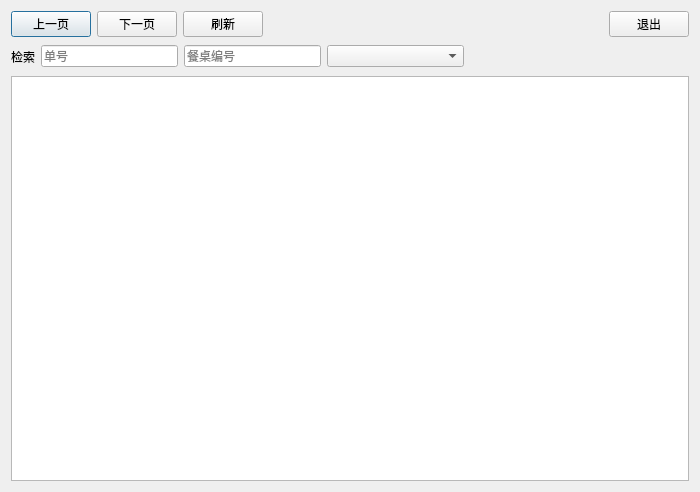
<?xml version="1.0" encoding="UTF-8"?>
<ui version="4.0">
 <class>w_scr_dish_main_qr_code_over_view</class>
 <widget class="QDialog" name="w_scr_dish_main_qr_code_over_view">
  <property name="geometry">
   <rect>
    <x>0</x>
    <y>0</y>
    <width>700</width>
    <height>492</height>
   </rect>
  </property>
  <property name="windowTitle">
   <string>Dialog</string>
  </property>
  <layout class="QVBoxLayout" name="verticalLayout">
   <item>
    <layout class="QHBoxLayout" name="horizontalLayout">
     <item>
      <widget class="lds_toolbar_button" name="pushButton_up">
       <property name="text">
        <string>上一页</string>
       </property>
       <property name="outer_stylesheet" stdset="0">
        <string>pushbutton</string>
       </property>
      </widget>
     </item>
     <item>
      <widget class="lds_toolbar_button" name="pushButton_down">
       <property name="text">
        <string>下一页</string>
       </property>
       <property name="outer_stylesheet" stdset="0">
        <string>pushbutton</string>
       </property>
      </widget>
     </item>
     <item>
      <widget class="lds_toolbar_button" name="pushButton_refresh">
       <property name="text">
        <string>刷新</string>
       </property>
       <property name="outer_stylesheet" stdset="0">
        <string>pushbutton</string>
       </property>
      </widget>
     </item>
     <item>
      <spacer name="horizontalSpacer">
       <property name="orientation">
        <enum>Qt::Horizontal</enum>
       </property>
       <property name="sizeHint" stdset="0">
        <size>
         <width>40</width>
         <height>20</height>
        </size>
       </property>
      </spacer>
     </item>
     <item>
      <widget class="lds_toolbar_button" name="pushButton_exit">
       <property name="text">
        <string>退出</string>
       </property>
       <property name="outer_stylesheet" stdset="0">
        <string>pushbutton</string>
       </property>
      </widget>
     </item>
    </layout>
   </item>
   <item>
    <layout class="QHBoxLayout" name="horizontalLayout_2" stretch="0,1,1,1,0">
     <item>
      <widget class="QLabel" name="label">
       <property name="text">
        <string>检索</string>
       </property>
      </widget>
     </item>
     <item>
      <widget class="QLineEdit" name="lineEdit_sn">
       <property name="placeholderText">
        <string>单号</string>
       </property>
      </widget>
     </item>
     <item>
      <widget class="QLineEdit" name="lineEdit_tableNo">
       <property name="placeholderText">
        <string>餐桌编号</string>
       </property>
      </widget>
     </item>
     <item>
      <widget class="lds_ComboBox" name="comboBox_state"/>
     </item>
     <item>
      <spacer name="horizontalSpacer_2">
       <property name="orientation">
        <enum>Qt::Horizontal</enum>
       </property>
       <property name="sizeHint" stdset="0">
        <size>
         <width>225</width>
         <height>27</height>
        </size>
       </property>
      </spacer>
     </item>
    </layout>
   </item>
   <item>
    <widget class="lds_tableView" name="tableView"/>
   </item>
  </layout>
 </widget>
 <customwidgets>
  <customwidget>
   <class>lds_tableView</class>
   <extends>QTableView</extends>
   <header>lds_tableview.h</header>
  </customwidget>
  <customwidget>
   <class>lds_toolbar_button</class>
   <extends>QPushButton</extends>
   <header>lds_toolbar_button.h</header>
  </customwidget>
  <customwidget>
   <class>lds_ComboBox</class>
   <extends>QComboBox</extends>
   <header>lds_combobox.h</header>
  </customwidget>
 </customwidgets>
 <tabstops>
  <tabstop>pushButton_exit</tabstop>
  <tabstop>tableView</tabstop>
 </tabstops>
 <resources/>
 <connections/>
</ui>
